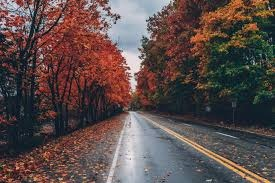
#> input picture data/image.jpeg, 275 x 183 px, given in place of the camera
$ python 'color deetction.py'
#> lines starting #> are read from the running program, lines starting #| are printed output that depends on the picture; after the words box and inside, x2 and y2 are one past the last pixel; in counts of white or black regions, pixels touching at a corner belong together
import cv2
import numpy as np

cap = cv2.VideoCapture(0, cv2.CAP_DSHOW)

while True:
    ret, frame = cap.read()
#> frame is the input picture: shape (183, 275, 3); mean B, G, R 73.9, 75.7, 91

    if not ret:
        break

    # 1. Convert to HSV
    hsv = cv2.cvtColor(frame, cv2.COLOR_BGR2HSV)
#> hsv: shape (183, 275, 3); mean H, S, V 69.4, 88.3, 98

    # 2. Define blue range
    lower_blue= np.array([100,150,0])
    upper_blue = np.array([140,255,255])

    # 3. Create mask
    mask = cv2.inRange(hsv, lower_blue, upper_blue)
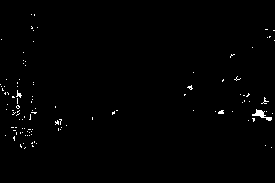
#> mask: shape (183, 275); 0.83% white in thin lines or dots, all inside (x1, y1, x2, y2) = (0, 14, 275, 149)

    # 4. Remove noise
    kernel = np.ones((5,5), np.uint8)
    mask = cv2.erode(mask, kernel, iterations=1)
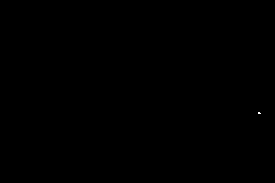
#> mask: shape (183, 275); 0.01% white in thin lines or dots, all inside (x1, y1, x2, y2) = (258, 112, 261, 114)
    mask = cv2.dilate(mask, kernel, iterations=2)
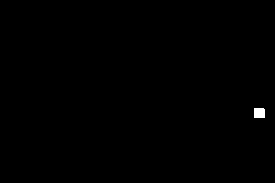
#> mask: shape (183, 275); 0.22% white; 1 white region, box (x1, y1, x2, y2) and area: (254, 108, 265, 118) 109

    # 5. Find contours
    contours, _ = cv2.findContours(mask, cv2.RETR_EXTERNAL, cv2.CHAIN_APPROX_SIMPLE)
#> contours = 1 item

    # 6. Loop through contours
    for cnt in contours:

        area = cv2.contourArea(cnt)

        if area > 800:   # filter noise

            # 7. Bounding box
            x, y, w, h = cv2.boundingRect(cnt)

            # 8. Draw rectangle
            cv2.rectangle(frame, (x,y), (x+w, y+h), (0,255,0), 2)

            # 9. Label
            cv2.putText(frame, "RED OBJECT", (x, y-10),
                        cv2.FONT_HERSHEY_SIMPLEX, 0.7, (0,255,0), 2)
#> this loop made 1 pass
#> area on pass 1: 89.5

    cv2.imshow("Object Detection", frame)
    cv2.imshow("Mask", mask)

    if cv2.waitKey(1) & 0xFF == ord('q'):
#> (key q is pressed here)
        break

cap.release()
cv2.destroyAllWindows()
